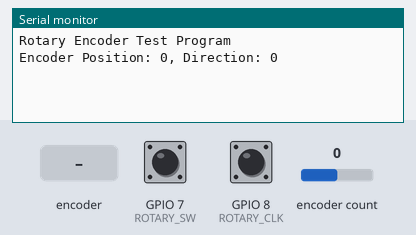
The sketch below on a simulated ESP32-S3. Shown: the last lines printed to the serial monitor. The test bench sets the inputs (shaded band); at power-on: encoder count 0, GPIO 7 (ROTARY_SW) HIGH, GPIO 8 (ROTARY_CLK) HIGH.

Above: at 1.2 s.
1.3 s: rotary encoder on GPIO 7 (ROTARY_SW) / GPIO 9 (ROTARY_DT) turned 1 step (first pin leading)
At 2.5 s:
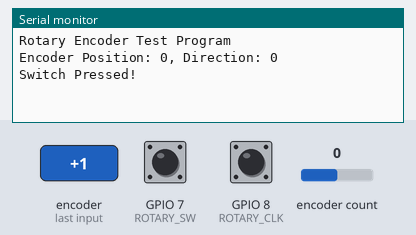
3.0 s: encoder count set to 1
At 3.9 s:
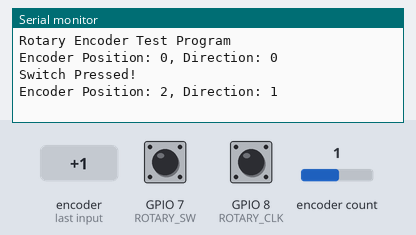
4.5 s: encoder count set to 2
At 5.0 s:
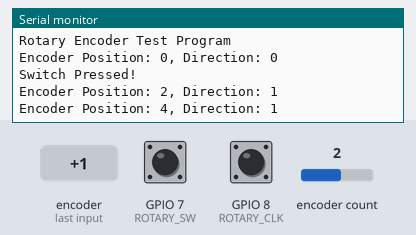

Measured:
- after the input at 1.3 s, the serial monitor: prints a new line at once (image 1)
- after the input at 3.0 s, the serial monitor: prints a new line at once (image 2)
- after the input at 4.5 s, the serial monitor: prints a new line at once (image 3)

The sketch:

RotaryEncoderTest.ino
```cpp
#include <Arduino.h>
#include <RotaryEncoder.h>

// Rotary Encoder Pins
#define ROTARY_CLK    8
#define ROTARY_DT     9
#define ROTARY_SW     7

// Rotary Encoder Object
// Using LatchMode::TWO03 as determined from the user's RotaryEncoder.h
RotaryEncoder encoder(ROTARY_DT, ROTARY_CLK, RotaryEncoder::LatchMode::TWO03);

// Flag for switch press
volatile bool switch_pressed = false;
volatile unsigned long last_switch_press_time = 0;
const unsigned long debounce_delay = 200; // Milliseconds

// --- ISRs ---
void IRAM_ATTR readEncoder() {
    encoder.tick();
}

void IRAM_ATTR handleSwitchPress() {
    unsigned long current_time = millis();
    if (current_time - last_switch_press_time > debounce_delay) {
        switch_pressed = true;
        last_switch_press_time = current_time;
    }
}

void setup() {
    Serial.begin(115200);
    Serial.println("Rotary Encoder Test Program");

    // Initialize Rotary Encoder Pins
    pinMode(ROTARY_DT, INPUT_PULLUP);
    pinMode(ROTARY_CLK, INPUT_PULLUP);
    pinMode(ROTARY_SW, INPUT_PULLUP);

    // Attach interrupts
    attachInterrupt(digitalPinToInterrupt(ROTARY_DT), readEncoder, CHANGE);
    attachInterrupt(digitalPinToInterrupt(ROTARY_CLK), readEncoder, CHANGE);
    attachInterrupt(digitalPinToInterrupt(ROTARY_SW), handleSwitchPress, FALLING);
}

void loop() {
    // Check for encoder rotation
    static long oldPosition = -999;
    long newPosition = encoder.getPosition();
    if (oldPosition != newPosition) {
        Serial.print("Encoder Position: ");
        Serial.print(newPosition);
        Serial.print(", Direction: ");
        Serial.println((int)encoder.getDirection());
        oldPosition = newPosition;
    }

    // Check for switch press
    if (switch_pressed) {
        Serial.println("Switch Pressed!");
        switch_pressed = false; // Reset flag
    }

    delay(10); // Small delay to prevent excessive serial output
}
```
